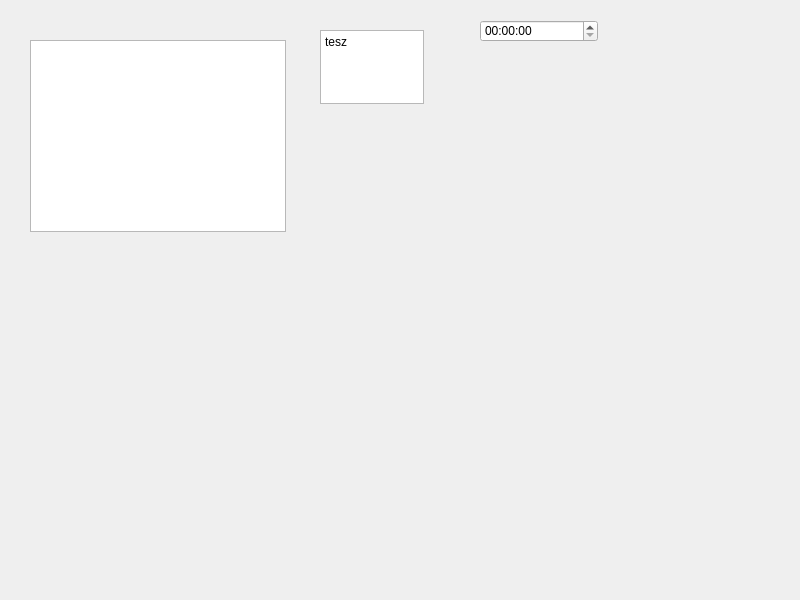
<?xml version="1.0" encoding="UTF-8"?>
<ui version="4.0">
 <class>Widget</class>
 <widget class="QWidget" name="Widget">
  <property name="geometry">
   <rect>
    <x>0</x>
    <y>0</y>
    <width>800</width>
    <height>600</height>
   </rect>
  </property>
  <property name="windowTitle">
   <string>Widget</string>
  </property>
  <widget class="QListView" name="listView">
   <property name="geometry">
    <rect>
     <x>30</x>
     <y>40</y>
     <width>256</width>
     <height>192</height>
    </rect>
   </property>
  </widget>
  <widget class="QTimeEdit" name="timeEdit">
   <property name="geometry">
    <rect>
     <x>480</x>
     <y>20</y>
     <width>118</width>
     <height>22</height>
    </rect>
   </property>
  </widget>
  <widget class="QPlainTextEdit" name="plainTextEdit">
   <property name="geometry">
    <rect>
     <x>320</x>
     <y>30</y>
     <width>104</width>
     <height>74</height>
    </rect>
   </property>
   <property name="plainText">
    <string>tesz</string>
   </property>
  </widget>
 </widget>
 <resources/>
 <connections/>
</ui>
